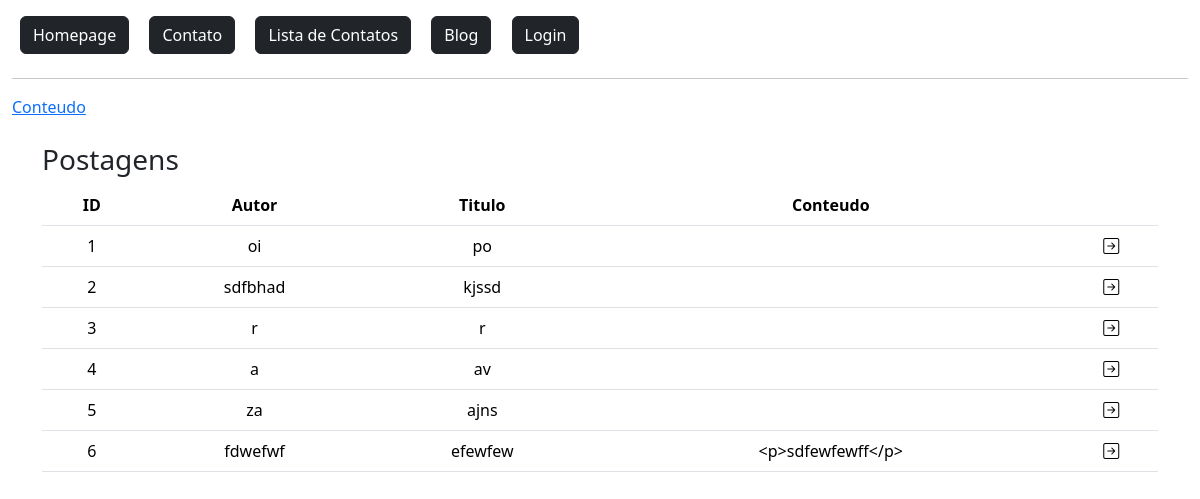
Before: / with the older database file.
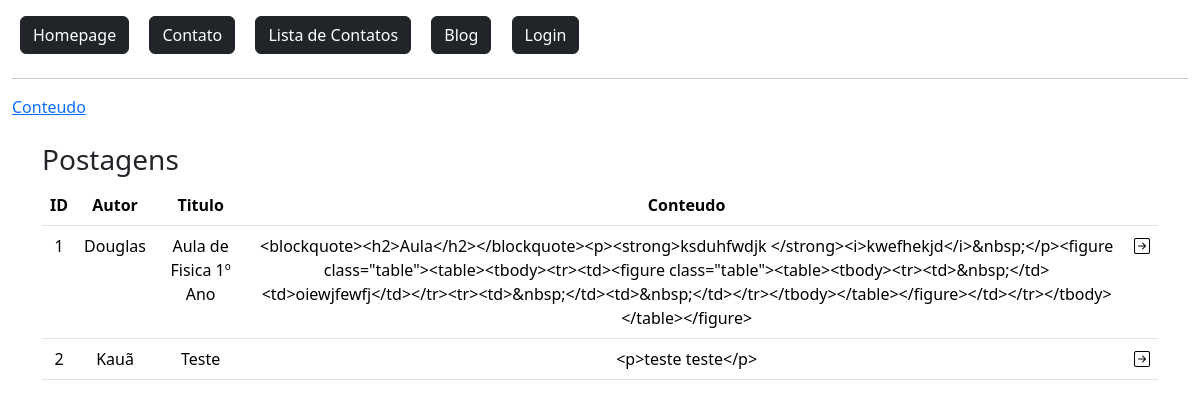
After: the same page with the newer database file.
### flaskLearn/models.py (models this page shows)
class Postagem(db.Model):
    id = db.Column(db.Integer, primary_key=True)
    data_envio = db.Column(db.DateTime, default=datetime.now())
    autor = db.Column(db.String, nullable=True)
    titulo = db.Column(db.String, nullable=True)
    conteudo = db.Column(db.String, nullable=True)

### flaskLearn/routes.py (the view)
@app.route('/')
def homepage():
    dados = Postagem.query.order_by('id')
    context = {'dados': dados.all()}
    return render_template('index.html', context=context)

### flaskLearn/templates/index.html
{% extends 'baseTemplate/base.html' %}
{% block content %}
{% include 'baseTemplate/nav.html' %}
<a href="../static/arquivo/at.pdf" download="arquivo.pdf" target="_blank">Conteudo</a>
<div class="container">
    <div class="row mt-4">
        <h3>Postagens</h3>
        <div class="col-12">
            <table class="table table-hover text-center">
                <thead class="thead-dark">
                    <tr>
                        <th>ID</th>
                        <th>Autor</th>
                        <th>Titulo</th>
                        <th>Conteudo</th>
                        <th></th>
                    </tr>
                </thead>
                <tbody>
                    {% for linha in context['dados'] %}
                        <tr>
                            <td>{{linha.id}}</td>
                            <td>{{linha.autor}}</td>
                            <td>{{linha.titulo}}</td>
                            <td>{{linha.conteudo}}</td>
                            <td>
                                <a href="{{ url_for('detailBlog', id=linha.id) }}">
                                    <i class="bi bi-arrow-right-square text-black"></i>
                                </a>
                            </td>
                        </tr>
                    {% endfor %}
                </tbody>
            </table>
        </div>
    </div>
</div>
{% endblock %}

Changed rows visible on the page:
removed Postagem: id "3", autor "r", titulo "r"
removed Postagem: id "4", autor "a", titulo "av"
removed Postagem: id "5", autor "za", titulo "ajns"
removed Postagem: id "6", autor "fdwefwf", titulo "efewfew", conteudo "<p>sdfewfewff</p>"
changed Postagem id 1: autor "oi" → "Douglas"; titulo "po" → "Aula de Fisica 1º Ano"; conteudo (not shown) → "<blockquote><h2>Aula</h2></blockquote><p><strong>ksduhfwdjk </strong><i>kwefhekjd</i>&nbsp;</p><figure class=\"table\"><table><tbody><tr><td><figure class=\"table\"><table><tbody><tr><td>&nbsp;</td><td>oiewjfewfj</td></tr><tr><td>&nbsp;</td><td>&nbsp;</td></tr></tbody></table></figure></td></tr></tbody></table></figure>"
changed Postagem id 2: autor "sdfbhad" → "Kauã"; titulo "kjssd" → "Teste"; conteudo (not shown) → "<p>teste teste</p>"
